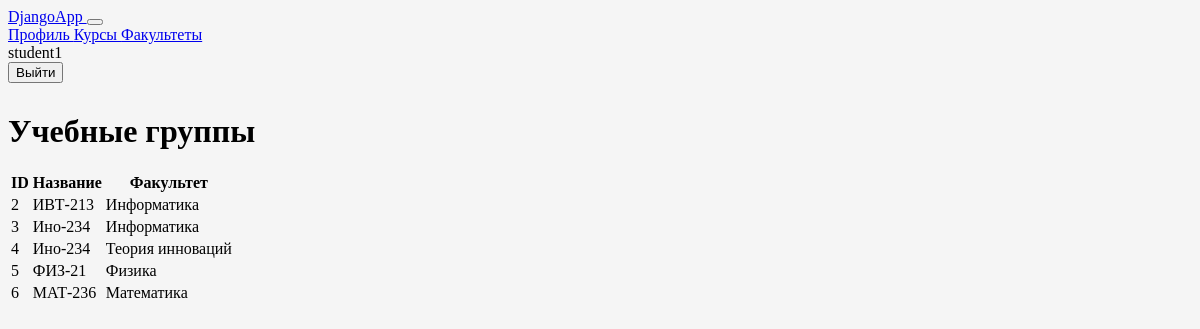
Screenshot of /groups/ (signed in) with the database file from the repository.
### accounts/models.py (models this page shows, shortened)
class AcademicGroup(models.Model):
    name = models.CharField(max_length=50)
    department = models.ForeignKey(
        Department,
        on_delete=models.CASCADE,
        related_name='groups'
    )

class Department(models.Model):
    name = models.CharField(max_length=200)
    def __str__(self):
        return self.name

### accounts/views.py (the view)
@login_required
def academic_group_list(request):
    academic_groups = AcademicGroup.objects.all()
    return render(
        request,
        'academic_group_list.html',
        {
            'academic_groups': academic_groups,
            'is_methodist': is_methodist(
                request.user
            ),
        }
    )

### accounts/views.py (called while the page is built)
def is_methodist(user):
    return user.groups.filter(name='Методист').exists()

### templates/academic_group_list.html (shortened to what this page needs)
{% extends 'base.html' %}
{% block content %}
<div class="d-flex justify-content-between mb-3">
    <h1>Учебные группы</h1>
</div>
<table class="table table-striped">
    <thead>
        <tr>
            <th>ID</th>
            <th>Название</th>
            <th>Факультет</th>
        </tr>
    </thead>
    <tbody>
    {% for academic_group in academic_groups %}
    <tr>
        <td>
            {{ academic_group.id }}
        </td>
        <td>
            {{ academic_group.name }}
        </td>
        <td>
            {{ academic_group.department }}
        </td>
    </tr>
    {% endfor %}
    </tbody>
</table>
{% endblock %}

### templates/base.html (shortened to what this page needs)
{% load static %}
<!DOCTYPE html>
<html lang="ru">
<head>
    <link rel="stylesheet" href="https://cdn.jsdelivr.net/npm/@tabler/core@latest/dist/css/tabler.min.css" />
    <link rel="stylesheet" href="{% static 'css/style.css' %}">
</head>
<body>
    <nav class="navbar navbar-expand-md navbar-dark bg-pink border-bottom">
        <div class="container-xl">
            <a class="navbar-brand" href="/profile/">
                DjangoApp
            </a>
            <button class="navbar-toggler"
                    type="button"
                    data-bs-toggle="collapse"
                    data-bs-target="#navbar-menu"
                    aria-controls="navbar-menu"
                    aria-expanded="false"
                    aria-label="Переключить навигацию">
            </button>
            <div class="collapse navbar-collapse" id="navbar-menu">
                <div class="navbar-nav me-auto">
                    <a class="nav-link" href="/profile/">
                        Профиль
                    </a>
                    <a class="nav-link" href="/courses/">
                        Курсы
                    </a>
                    <a class="nav-link" href="/departments/">
                        Факультеты
                    </a>
                </div>
                {% if user.is_authenticated %}
                <span class="navbar-text me-3">
                    {{ user.username }}
                </span>
                <form method="post" action="/accounts/logout/">
                    <button class="btn btn-outline-light btn-sm" type="submit">
                        Выйти
                    </button>
                </form>
                {% endif %}
            </div>
        </div>
    </nav>
    <div class="container-xl page-container">
        {% block content %}
        {% endblock %}
    </div>
</body>
</html>

### static/css/style.css (style rules this page uses)
body { background-color: #f5f5f5; }
.page-container { margin-top: 30px; }

### rows the page displays
AcademicGroup: id "2", name "ИВТ-213", department "Информатика"
AcademicGroup: id "3", name "Ино-234", department "Информатика"
AcademicGroup: id "4", name "Ино-234", department "Теория инноваций"
AcademicGroup: id "5", name "ФИЗ-21", department "Физика"
AcademicGroup: id "6", name "МАТ-236", department "Математика"

### other values shown
{{ user.username }} "student1"
